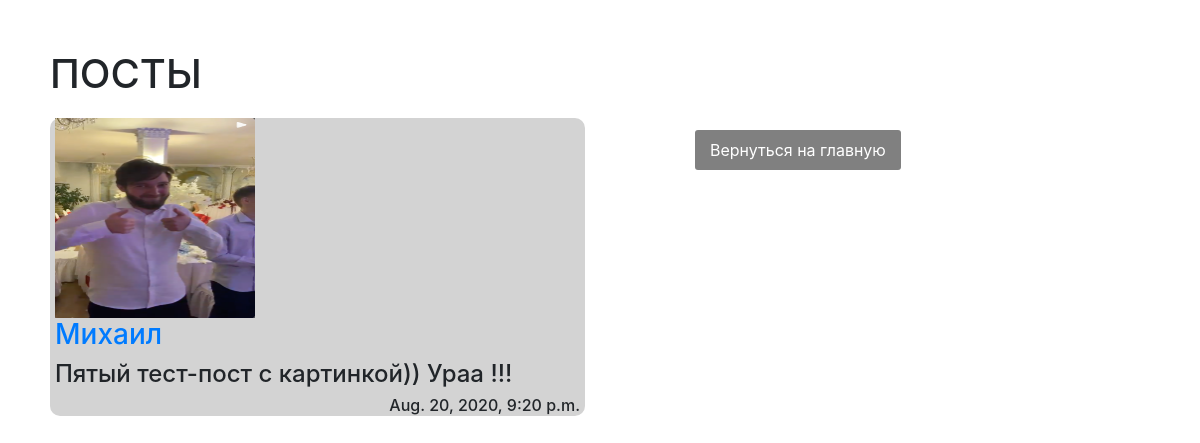
Page /author/7/ on the committed database.
### blog/models.py (models this page shows, shortened)
class MessagePost(models.Model):
	name = models.CharField(max_length=100, null=True, default=None)
	userpost = models.TextField(null=True, default=None)
	image = models.ImageField(null=True, upload_to='media/', blank=True)
	create = models.DateTimeField(auto_now_add=True, auto_now=False)
	class Meta:
		verbose_name = 'Пост'
		verbose_name_plural = 'Посты'

### blog/views.py (the view)
# urls.py: url(r'^author/(?P<author_id>\w+)/', views.author, name='author'),
def author(request, author_id):
	posts = MessagePost.objects.all()
	posts = posts.filter(id=author_id)
	name = posts[0].name
	all_posts_author = MessagePost.objects.filter(name=name)
	return render(request, 'blog/author.html', locals())

### blog/templates/blog/author.html (shortened to what this page needs)
<!DOCTYPE html>
<html lang="en">
<head>
   <link rel="stylesheet" href="https://stackpath.bootstrapcdn.com/bootstrap/4.5.0/css/bootstrap.min.css">
</head>
<body>
	<div class="conteiner">
		<div class="row">
			<div class="col-lg-6">
				<div style="margin-left: 50px; margin-top: 50px;">
					<h1>ПОСТЫ</h1>
				</div>
				{% for post in all_posts_author %}
					<div style="margin-top: 20px; background-color: lightgrey; margin-left: 50px; border-radius: 5px; border-radius: 10px;">
						<div style="margin: 5px 5px 5px 5px;">
							{% if post.image %}
								<div>
									<img src="{{ post.image.url }}" class="img-responsive" style="height:200px; width: 200px;">
								</div>
							{% endif %}
							<div>
								<h3>
									<a href="{% url 'author' post.id %}">{{ post.name }}</a>
								</h3>
							</div>
							<div>
								<h4>{{ post.userpost }}</h4>
							</div>
							<div style="text-align: right;">
								<h6>{{ post.create }}</h6>
							</div>
						</div>
					</div>
				{% endfor %}
			</div>
			<div class="col-lg-6">
				<div style="margin-top: 100px; margin-left: 50px;">
					<a href="/" style="background: grey; margin-top: 30px; margin-left: 30px;" class="link_style">Вернуться на главную</a>
				</div>
			</div>
		</div>
	</div>
</body>

### blog/templates/blog/author.html (style rules this page uses)
.link_style { display: inline-block; background: green; color: #fff; padding: 8px 15px; text-decoration: none; border-radius: 3px; }

### rows in the picture
MessagePost: image (picture), name "Михаил", userpost "Пятый тест-пост с картинкой)) Ураа !!!", create "Aug. 20, 2020, 9:20 p.m."
